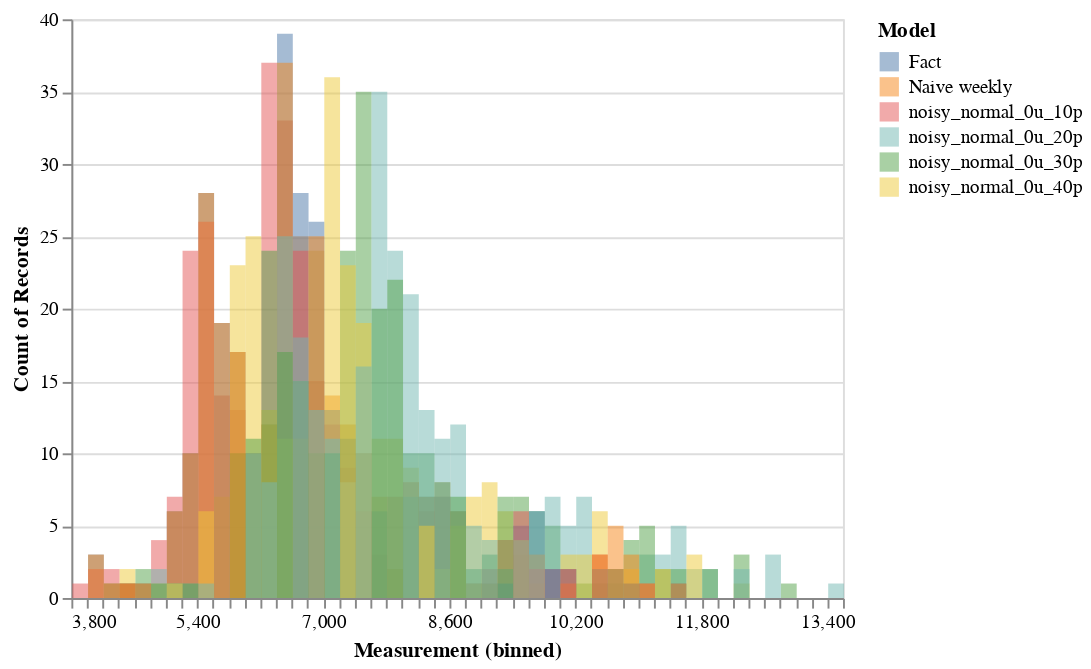

Here is the notebook cell this chart was saved with:
### Code cell
alt.Chart(weekly_revenue_bl).transform_fold(
    weekly_revenue_bl.columns.values,
    #['Fact'],
    as_=['Model', 'Measurement']
).mark_bar(
    opacity=0.5,
    binSpacing=0
).encode(
    alt.X('Measurement:Q', bin=alt.Bin(maxbins=50)),
    alt.Y('count()', stack=None),
    alt.Color('Model:N')
    )

### Figure 1 — Vega-Lite specification as saved in the notebook (floating-point values rounded to 4 significant figures; data arrays with more than 128 entries replaced by an {"elided": "..."} marker saying what was removed)
{"config": {"view": {"continuousWidth": 400, "continuousHeight": 300}}, "data": {"name": "data-4dcdea619cdbdd0b49f2c90a8a48094b"}, "mark": {"type": "bar", "binSpacing": 0, "opacity": 0.5}, "encoding": {"color": {"type": "nominal", "field": "Model"}, "x": {"type": "quantitative", "bin": {"maxbins": 50}, "field": "Measurement"}, "y": {"type": "quantitative", "aggregate": "count", "stack": null}}, "transform": [{"fold": ["Fact", "Naive weekly", "noisy_normal_0u_10p", "noisy_normal_0u_20p", "noisy_normal_0u_30p", "noisy_normal_0u_40p"], "as": ["Model", "Measurement"]}], "$schema": "https://vega.github.io/schema/vega-lite/v4.8.1.json", "datasets": {"data-4dcdea619cdbdd0b49f2c90a8a48094b": {"elided": "294 records"}}}
